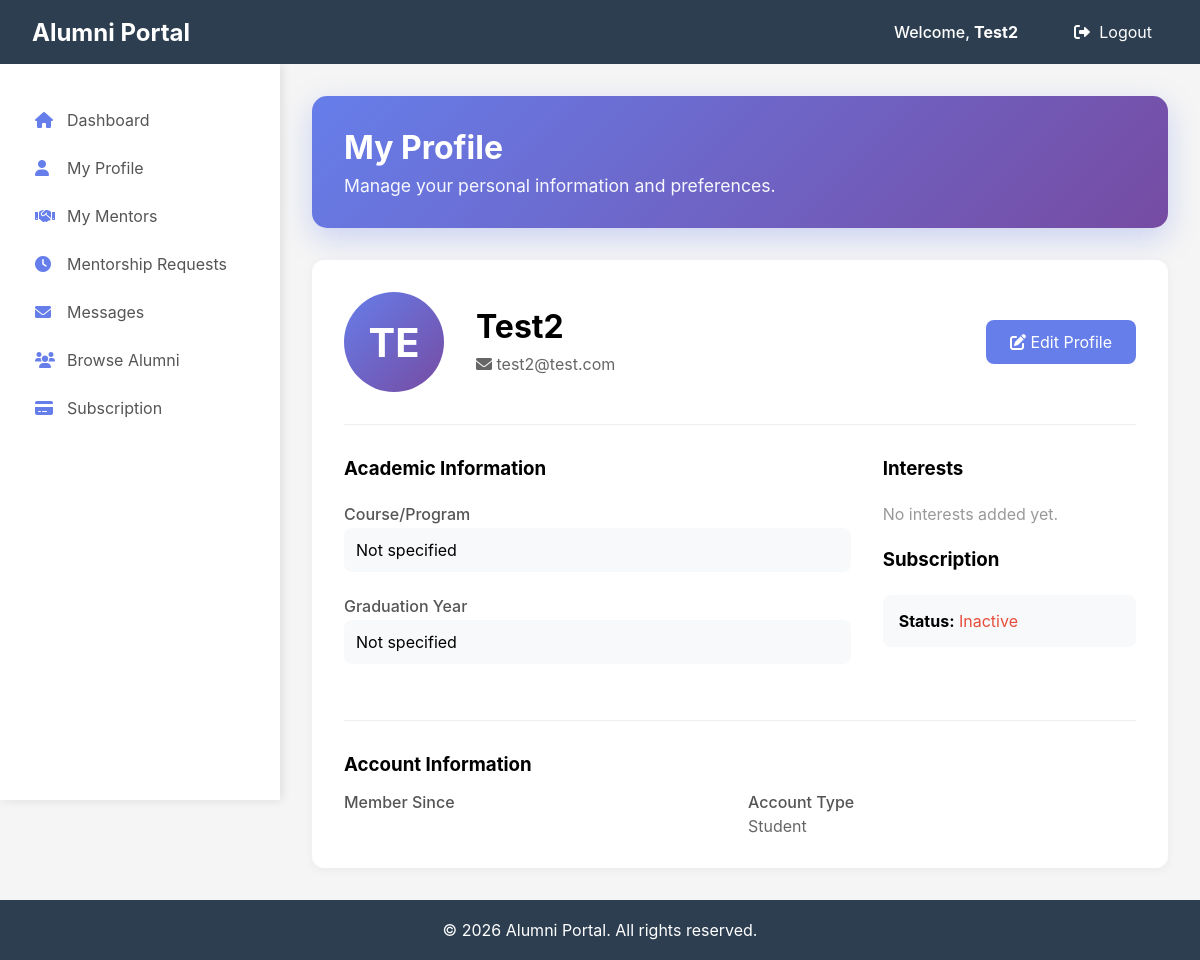
The app's page /student/profile (signed in) with its own data.
### app/models/user.py (models this page shows)
class User(db.Model):
    __tablename__ = 'users'
    id = db.Column(db.Integer, primary_key=True)
    full_name = db.Column(db.String(100))
    email = db.Column(db.String(120), unique=True, nullable=False)
    password_hash = db.Column(db.Text, nullable=False)
    role = db.Column(db.String(20), nullable=False)
    profile_picture = db.Column(db.Text, default='default_avatar.png')
    created_at = db.Column(db.DateTime, default=datetime.utcnow)

### app/routes/student_routes.py (the view)
@student_bp.route("/profile")
def my_profile():
    user = get_current_user()
    if not user or user.role != 'student':
        return redirect(url_for('profile.student_profile_view'))
    profile_data = StudentProfile.query.filter_by(user_id=user.id).first()
    return render_template("student/profile.html",
                         user=user,
                        profile_data=profile_data)

### app/routes/student_routes.py (called while the page is built)
def get_current_user():
    if 'user_id' in session:
        return User.query.get(session['user_id'])
    return None

### app/templates/student/profile.html (shortened to what this page needs)
{% extends "student/base_student.html" %}
{% block student_content %}
<div class="student-welcome-card">
    <h1>My Profile</h1>
    <p>Manage your personal information and preferences.</p>
</div>
<div style="background: white; border-radius: 12px; padding: 2rem; box-shadow: 0 2px 10px rgba(0,0,0,0.05);">
    <div style="display: flex; align-items: center; gap: 2rem; margin-bottom: 2rem; padding-bottom: 2rem; border-bottom: 1px solid #eee;">
        <div style="width: 100px; height: 100px; background: linear-gradient(135deg, #667eea 0%, #764ba2 100%); border-radius: 50%; display: flex; align-items: center; justify-content: center; color: white; font-size: 2.5rem; font-weight: bold;">
            {% if user.profile_picture and user.profile_picture != 'default_avatar.png' %}
                <img src="{{ url_for('static', filename='uploads/' + user.profile_picture) }}" alt="Profile" style="width: 100%; height: 100%; border-radius: 50%; object-fit: cover;">
            {% else %}
                {{ user.full_name[:2].upper() }}
            {% endif %}
        </div>
        <div>
            <h2 style="font-size: 2rem; margin-bottom: 0.5rem;">{{ user.full_name }}</h2>
            <p style="color: #666; margin-bottom: 0.25rem;">
                <i class="fas fa-envelope"></i> {{ user.email }}
            </p>
        </div>
        <a href="{{ url_for('profile_module.edit_student_profile') }}" style="margin-left: auto; padding: 0.75rem 1.5rem; background: #667eea; color: white; border-radius: 8px; text-decoration: none;">
            <i class="fas fa-edit"></i> Edit Profile
        </a>
    </div>
    <div style="display: grid; grid-template-columns: 2fr 1fr; gap: 2rem;">
        <div>
            <h3 style="margin-bottom: 1.5rem;">Academic Information</h3>
            <div style="margin-bottom: 1.5rem;">
                <label style="font-weight: 500; color: #555; display: block; margin-bottom: 0.25rem;">Course/Program</label>
                <p style="padding: 0.75rem; background: #f8f9fa; border-radius: 8px;">
                    {% if profile_data and profile_data.details %}
                        {{ profile_data.details.course or 'Not specified' }}
                    {% else %}
                        Not specified
                    {% endif %}
                </p>
            </div>
            <div style="margin-bottom: 1.5rem;">
                <label style="font-weight: 500; color: #555; display: block; margin-bottom: 0.25rem;">Graduation Year</label>
                <p style="padding: 0.75rem; background: #f8f9fa; border-radius: 8px;">
                    {% if profile_data and profile_data.details %}
                        {{ profile_data.details.graduation_year or 'Not specified' }}
                    {% else %}
                        Not specified
                    {% endif %}
                </p>
            </div>
        </div>
        <div>
            <h3 style="margin-bottom: 1.5rem;">Interests</h3>
            <div style="margin-bottom: 1.5rem;">
                {% if profile_data and profile_data.details and profile_data.details.interests %}
                    <div style="display: flex; flex-wrap: wrap; gap: 0.5rem;">
                        {% for interest in profile_data.details.interests.split(',') %}
                            <span style="background: #e8f0fe; color: #667eea; padding: 0.5rem 1rem; border-radius: 20px;">
                                {{ interest.strip() }}
                            </span>
                        {% endfor %}
                    </div>
                {% else %}
                    <p style="color: #999;">No interests added yet.</p>
                {% endif %}
            </div>
            <h3 style="margin-bottom: 1.5rem;">Subscription</h3>
            <div style="background: #f8f9fa; padding: 1rem; border-radius: 8px;">
                <p>
                    <strong>Status:</strong>
                    {% if profile_data and profile_data.details and profile_data.details.is_subscribed %}
                        <span style="color: #27ae60;">Active</span>
                    {% else %}
                        <span style="color: #e74c3c;">Inactive</span>
                    {% endif %}
                </p>
            </div>
        </div>
    </div>
    <div style="margin-top: 2rem; padding-top: 2rem; border-top: 1px solid #eee;">
        <h3 style="margin-bottom: 1rem;">Account Information</h3>
        <div style="display: grid; grid-template-columns: repeat(2, 1fr); gap: 1rem;">
            <div>
                <label style="font-weight: 500; color: #555; display: block; margin-bottom: 0.25rem;">Member Since</label>
            </div>
            <div>
                <label style="font-weight: 500; color: #555; display: block; margin-bottom: 0.25rem;">Account Type</label>
                <p style="color: #666;">Student</p>
            </div>
        </div>
    </div>
</div>
{% endblock %}

### app/templates/base.html (shortened to what this page needs)
<!DOCTYPE html>
<html lang="en">
<head>
    <link rel="stylesheet" href="https://cdnjs.cloudflare.com/ajax/libs/font-awesome/6.0.0/css/all.min.css">
</head>
<body>
    <nav class="navbar">
        <div class="logo">
            <a href="/" style="color: white; text-decoration: none; font-size: 1.5rem; font-weight: bold;">
                Alumni Portal
            </a>
        </div>
        <div class="user-menu" >
            {% if session.user_id %}
                <span>Welcome, <strong>{{ session.user_name }}</strong></span>
                <a href="/auth/logout" style="color: white; text-decoration: none; margin-left: 1rem;">
                    <i class="fas fa-sign-out-alt"></i> Logout
                </a>
            {% endif %}
        </div>
    </nav>
    {% block content %}{% endblock %}
    <footer class="footer">
        <p>&copy; 2026 Alumni Portal. All rights reserved.</p>
    </footer>
</body>
</html>

### app/templates/base.html (style rules this page uses)
* { margin: 0; padding: 0; box-sizing: border-box; }
body { font-family: -apple-system, BlinkMacSystemFont, 'Segoe UI', Roboto, Oxygen, Ubuntu, sans-serif; background: #f5f5f5; min-height: 100vh; display: flex; flex-direction: column; }
.navbar { background: #2c3e50; color: white; padding: 1rem 2rem; display: flex; justify-content: space-between; align-items: center; position: sticky; top: 0; z-index: 1000; height: 64px; width: 100%; }
.logo { display: flex; align-items: center; }
.logo a { color: white; text-decoration: none; font-size: 1.5rem; font-weight: bold; white-space: nowrap; }
.user-menu { display: flex; align-items: center; gap: 1.5rem; margin-left: auto; }
.user-menu span { font-weight: 500; white-space: nowrap; }
.user-menu a { color: white; text-decoration: none; padding: 0.5rem 1rem; border-radius: 5px; transition: background 0.3s; white-space: nowrap; }
.user-menu i { margin-right: 0.3rem; }
.footer { background: #2c3e50; color: white; text-align: center; padding: 1rem; margin-top: auto; height: 60px; display: flex; align-items: center; justify-content: center; }

### app/templates/student/base_student.html (style rules this page uses)
.student-welcome-card { background: linear-gradient(135deg, #667eea 0%, #764ba2 100%); color: white; padding: 2rem; border-radius: 15px; margin-bottom: 2rem; box-shadow: 0 10px 30px rgba(102, 126, 234, 0.3); }
.student-welcome-card h1 { font-size: 2rem; margin-bottom: 0.5rem; }
.student-welcome-card p { font-size: 1.1rem; opacity: 0.95; }

### records on screen
User: user_name "Test2", full_name "TE", full_name "Test2", email "test2@test.com"
